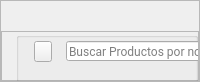
                      <widget class="QFrame" name="mid_stock_2">
                       <property name="maximumSize">
                        <size>
                         <width>16777215</width>
                         <height>70</height>
                        </size>
                       </property>
                       <property name="frameShape">
                        <enum>QFrame::StyledPanel</enum>
                       </property>
                       <property name="frameShadow">
                        <enum>QFrame::Raised</enum>
                       </property>
                       <layout class="QVBoxLayout" name="verticalLayout_19">
                        <property name="spacing">
                         <number>0</number>
                        </property>
                        <property name="leftMargin">
                         <number>0</number>
                        </property>
                        <property name="topMargin">
                         <number>30</number>
                        </property>
                        <property name="rightMargin">
                         <number>0</number>
                        </property>
                        <property name="bottomMargin">
                         <number>0</number>
                        </property>
                        <item alignment="Qt::AlignBottom">
                         <widget class="QFrame" name="frame_16">
                          <property name="minimumSize">
                           <size>
                            <width>0</width>
                            <height>50</height>
                           </size>
                          </property>
                          <property name="maximumSize">
                           <size>
                            <width>16777215</width>
                            <height>50</height>
                           </size>
                          </property>
                          <property name="frameShape">
                           <enum>QFrame::StyledPanel</enum>
                          </property>
                          <property name="frameShadow">
                           <enum>QFrame::Raised</enum>
                          </property>
                          <layout class="QVBoxLayout" name="verticalLayout_20">
                           <property name="spacing">
                            <number>0</number>
                           </property>
                           <property name="leftMargin">
                            <number>0</number>
                           </property>
                           <property name="topMargin">
                            <number>0</number>
                           </property>
                           <property name="rightMargin">
                            <number>0</number>
                           </property>
                           <property name="bottomMargin">
                            <number>0</number>
                           </property>
                           <item>
                            <widget class="QGroupBox" name="groupBox_6">
                             <property name="minimumSize">
                              <size>
                               <width>0</width>
                               <height>50</height>
                              </size>
                             </property>
                             <property name="styleSheet">
                              <string notr="true">margin-left: 14px</string>
                             </property>
                             <property name="title">
                              <string/>
                             </property>
                             <widget class="QPushButton" name="pushButton_12">
                              <property name="geometry">
                               <rect>
                                <x>18</x>
                                <y>9</y>
                                <width>32</width>
                                <height>21</height>
                               </rect>
                              </property>
                              <property name="minimumSize">
                               <size>
                                <width>0</width>
                                <height>21</height>
                               </size>
                              </property>
                              <property name="cursor">
                               <cursorShape>PointingHandCursor</cursorShape>
                              </property>
                              <property name="text">
                               <string/>
                              </property>
                              <property name="icon">
                               <iconset resource="img/img_oficiales.qrc">
                                <normaloff>:/img/LupaB.png</normaloff>:/img/LupaB.png</iconset>
                              </property>
                              <property name="iconSize">
                               <size>
                                <width>60</width>
                                <height>47</height>
                               </size>
                              </property>
                             </widget>
                             <widget class="QLineEdit" name="lineEdit_3">
                              <property name="geometry">
                               <rect>
                                <x>50</x>
                                <y>9</y>
                                <width>301</width>
                                <height>20</height>
                               </rect>
                              </property>
                              <property name="minimumSize">
                               <size>
                                <width>0</width>
                                <height>20</height>
                               </size>
                              </property>
                              <property name="styleSheet">
                               <string notr="true">font-family: Roboto;
</string>
                              </property>
                              <property name="text">
                               <string/>
                              </property>
                              <property name="placeholderText">
                               <string>Buscar Productos por nombre o palabra clave</string>
                              </property>
                             </widget>
                            </widget>
                           </item>
                          </layout>
                         </widget>
                        </item>
                       </layout>
                      </widget>
